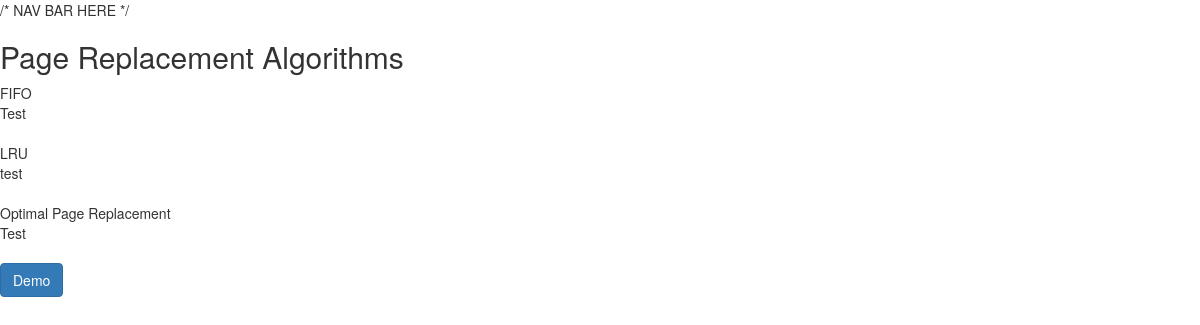
Screenshot of /memory/page/ with the database file from the repository.
### memory/models.py (models this page shows, shortened)
class MemSchedAlg(models.Model):
    name = models.CharField(max_length=200)
    description = models.TextField()
    demourl = models.CharField(max_length=200, blank=True)

### memory/views.py (the view)
def page(request):
    algos = MemSchedAlg.objects.all()
    context = {'algos': algos}
    return render(request, 'memory/page_index.html',context = context)

### memory/templates/memory/page_index.html (shortened to what this page needs)
{% extends "ossim/base.html" %}
{% block content %}
<div class="main-container">
  <div class="page-replacement">
    <h2>Page Replacement Algorithms</h2>
    {% for alg in algos %}
      {% if alg.demourl|stringformat:"s" == "page"  %}
        <div class="alg-container">
          <div class="alg-name">  {{alg.name}} </div>
          <div class="alg-description">
            {{alg.description}}
          </div>
        </div>
        <br>
        {% endif %}
      {% endfor %}
        <a href="/memory/demo/" class="btn btn-primary">Demo</a><br>
  </div>
</div>
{% endblock %}

### rows the page displays
MemSchedAlg: name "FIFO", description "Test"
MemSchedAlg: name "LRU", description "test"
MemSchedAlg: name "Optimal Page Replacement", description "Test"
